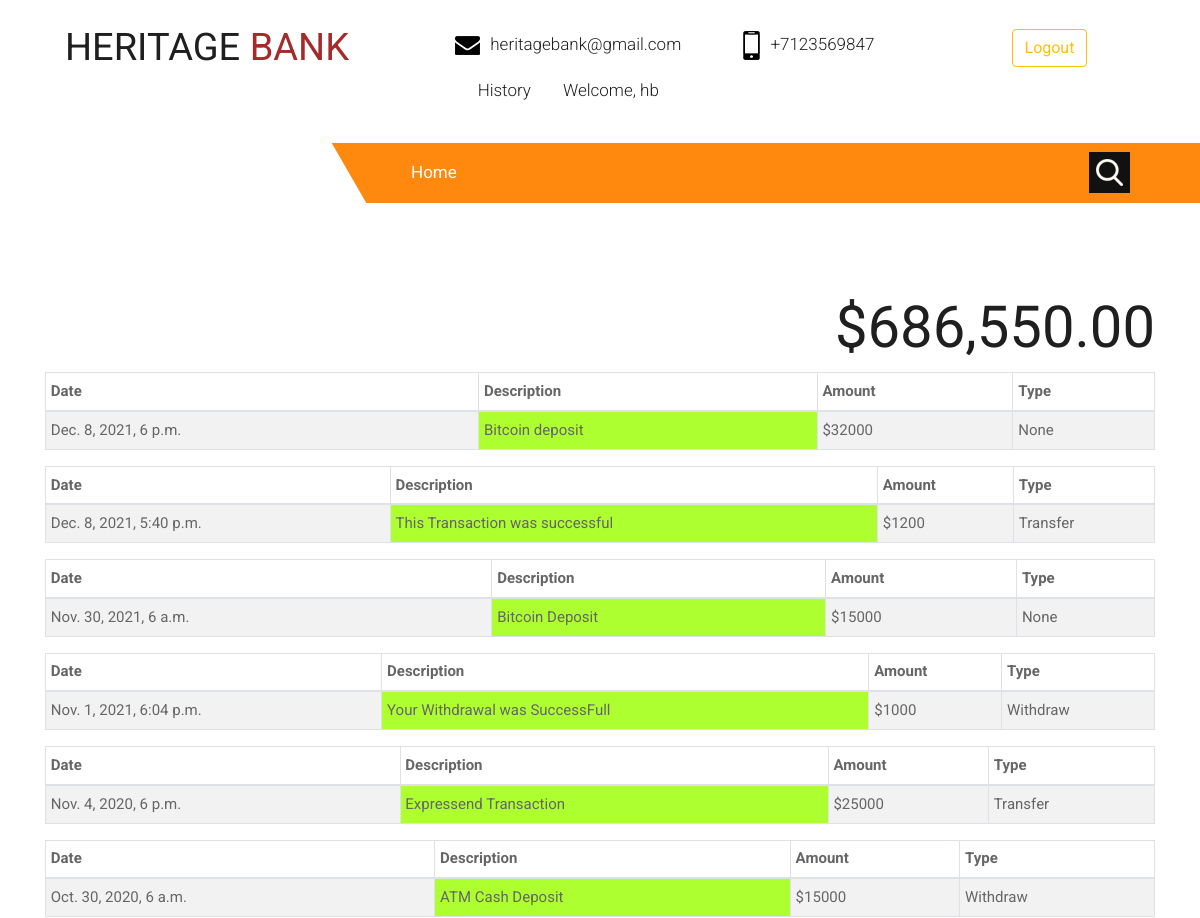
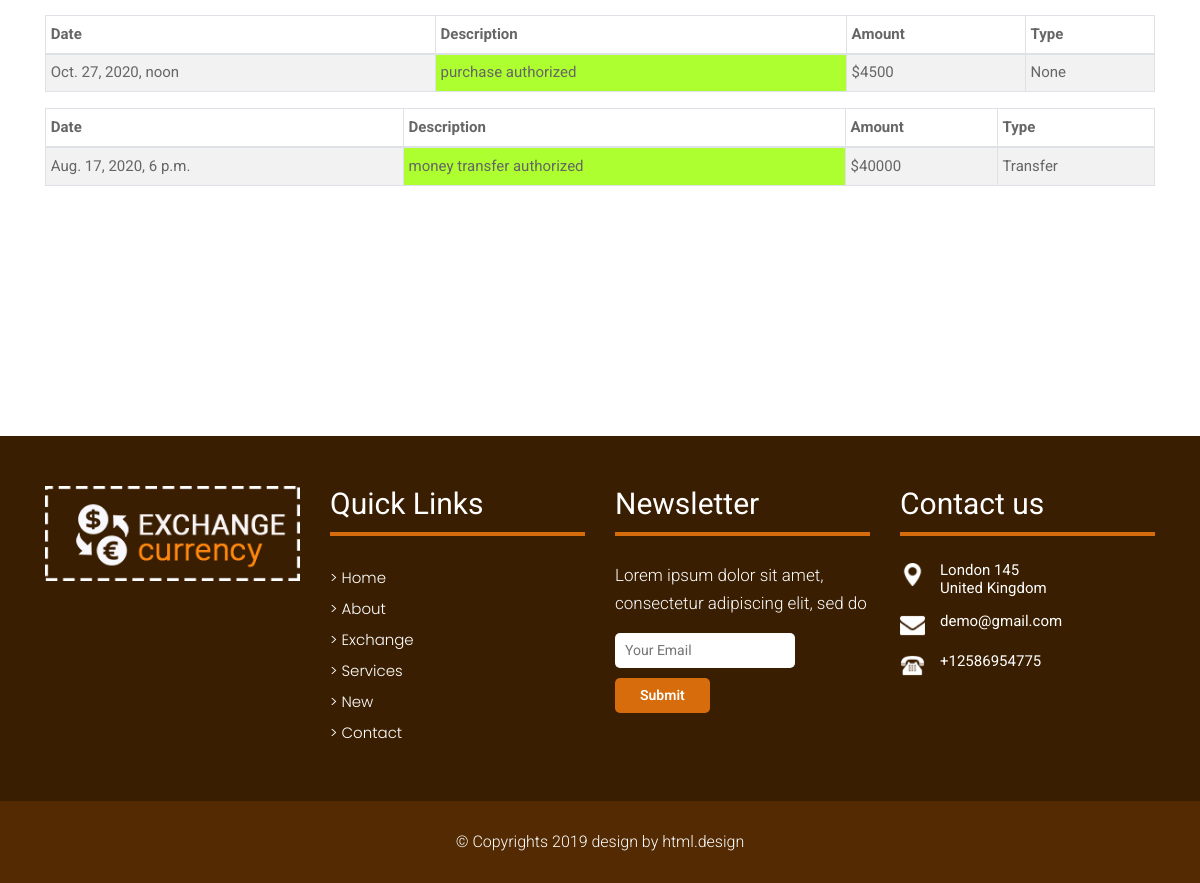
The page /history (signed in) on the database its author committed (2 pictures, top to bottom).
### main/models.py (models this page shows)
class Amount(models.Model):
    amount = models.CharField(max_length=30000)

class Statement(models.Model):
    CHOICES = (
        ('SU', 'SuccessFul'),
        ('US', 'Unsuccessful'),
    )
    TYPE = (
        ('Transfer', 'Transfer'),
        ('Withdraw', 'Withdraw'),
    )
    description = models.CharField(max_length=30000)
    amount = models.IntegerField()
    date_created = models.DateTimeField()
    successful = models.CharField(blank=True, null=True, max_length=300, choices = CHOICES)
    alert = models.CharField(blank=True, null=True, max_length=300, choices = TYPE)

### main/views.py (the view)
# urls.py: path("history", statement, name= "history"),
def statement(request):
    statement = Statement.objects.all()
    statements = sorted(statement, key=lambda instance: instance.date_created, reverse=True)
    amount = Amount.objects.all()
    context = {'statements': statements,
     'amount': amount}
    return render(request, 'statement.html', context)

### main/templates/statement.html (shortened to what this page needs)
{% load static %} {% load crispy_forms_tags %}
<!DOCTYPE html>
<html lang="en">
<head>
    <link rel="stylesheet" href="{% static 'css/bootstrap.min.css' %}" />
    <link rel="stylesheet" href="{% static 'css/pogo-slider.min.css' %}" />
    <link rel="stylesheet" href="{% static 'css/style.css' %}" />
    <link rel="stylesheet" href="{% static 'css/responsive.css' %}" />
    <link rel="stylesheet" href="{% static 'css/custom.css' %}" />
</head>
<body id="home" data-spy="scroll" data-target="#navbar-wd" data-offset="98">
    <header class="top-header">
        <div class="header_top">
            <div class="container">
                <div class="row">
                    <div class="logo_section">
                        <a style="font-size: 38px;" class="navbar-brand" href="index.html">
                            HERITAGE<span style="color:brown"> BANK</span> </a>
                    </div>
                    <div class="site_information">
                        <ul>
                            <li>
                                <a href="mailto:exchang@gmail.com"><img src="{% static 'images/mail_icon.png' %}" alt="#" />heritagebank@gmail.com</a>
                            </li>
                            <li>
                                <a href="tel:exchang@gmail.com"><img src="{% static 'images/phone_icon.png' %}" alt="#" />+7123569847</a>
                            </li>
                            {% if user.is_authenticated %}
                            <li class="nav-item">
                                <a class="btn btn-outline-warning" href="/logout">Logout</a>
                            </li>
                            <li class="nav-item">
                                <a class="nav-link" href="{% url 'history' %}">History</a>
                                <a class="nav-link" href="{% url 'index' %}">Welcome, {{user.username}}</a>
                            </li>
                            {% else %}
                            <li><a class="btn btn-outline-warning" href="{% url 'register' %}">Join us</a>
                                <a class="btn btn-outline-warning" style="margin-left: 10px;" href="{% url 'login' %}">Login</a></li>
                            {% endif %}
                        </ul>
                    </div>
                </div>
            </div>
        </div>
        <div class="header_bottom">
            <div class="container">
                <div class="col-sm-12">
                    <div class="menu_orange_section" style="background: #ff880e;">
                        <nav class="navbar header-nav navbar-expand-lg">
                            <div class="menu_section">
                                <div class="collapse navbar-collapse justify-content-end" id="navbar-wd">
                                    <ul class="navbar-nav">
                                        <li><a class="nav-link active" href="{% url 'index' %}">Home</a></li>
                                    </ul>
                                </div>
                            </div>
                        </nav>
                        <div class="search-box">
                            <a class="search-btn">
                                <img src="{% static 'images/search_icon.png' %}" alt="#" />
                            </a>
                        </div>
                    </div>
                </div>
            </div>
        </div>
    </header>
    <div class="container" style="margin-top: 150px; margin-bottom: 250px;">
        {% if user.is_authenticated %}
        <div style="float: right;">
            <h1 style="font-size: 58px; ">{% for a in amount %} ${{a.amount}} {% endfor %}</h1>
        </div>
        {% for statement in statements %}
        <table id="dtBasicExample" class="table table-striped table-bordered table-sm" cellspacing="0" width="100%">
            <thead>
                <tr>
                    <th class="th-sm">Date
                    </th>
                    <th class="th-sm">Description
                    </th>
                    <th class="th-sm">Amount
                    </th>
                    <th class="th-sm">Type
                    </th>
                </tr>
            </thead>
            <tbody>
                <tr>
                    <td>{{ statement.date_created }}</td>
                    <td style="background-color: greenyellow;">{{ statement.description }}</td>
                    <td>${{ statement.amount }}</td>
                    <td>{{ statement.alert }}</td>
                </tr>
            </tbody>
        </table>
        {% endfor %} {% endif %}
    </div>
    <footer class="footer-box">
        <div class="container">
            <div class="row">
                <div class="col-md-12 white_fonts">
                    <div class="row">
                        <div class="col-sm-6 col-md-6 col-lg-3">
                            <div class="full">
                                <img class="img-responsive" src="{% static 'images/footer_logo.png' %} " alt="#" />
                            </div>
                        </div>
                        <div class="col-sm-6 col-md-6 col-lg-3">
                            <div class="full">
                                <h3>Quick Links</h3>
                            </div>
                            <div class="full">
                                <ul class="menu_footer">
                                    <li><a href="home.html">> Home</a></li>
                                    <li><a href="about.html">> About</a></li>
                                    <li><a href="exchange.html">> Exchange</a></li>
                                    <li><a href="services.html">> Services</a></li>
                                    <li><a href="new.html">> New</a></li>
                                    <li><a href="contact.html">> Contact</a></li>
                                </ul>
                            </div>
                        </div>
                        <div class="col-sm-6 col-md-6 col-lg-3">
                            <div class="full">
                                <div class="footer_blog full white_fonts">
                                    <h3>Newsletter</h3>
                                    <p>Lorem ipsum dolor sit amet, consectetur adipiscing elit, sed do</p>
                                    <div class="newsletter_form">
                                        <form action="index.html">
                                            <input type="email" placeholder="Your Email" name="#" required="">
                                            <button>Submit</button>
                                        </form>
                                    </div>
                                </div>
                            </div>
                        </div>
                        <div class="col-sm-6 col-md-6 col-lg-3">
                            <div class="full">
                                <div class="footer_blog full white_fonts">
                                    <h3>Contact us</h3>
                                    <ul class="full">
                                        <li><img src="{% static 'images/i5.png' %}"><span>London 145<br>United Kingdom</span></li>
                                        <li><img src="{% static 'images/i6.png' %}"><span>demo@gmail.com</span></li>
                                        <li><img src="{% static 'images/i7.png' %}"><span>+12586954775</span></li>
                                    </ul>
                                </div>
                            </div>
                        </div>
                    </div>
                </div>
            </div>
        </div>
    </footer>
    <div class="footer_bottom">
        <div class="container">
            <div class="row">
                <div class="col-12">
                    <p class="crp">© Copyrights 2019 design by html.design</p>
                </div>
            </div>
        </div>
    </div>
</body>
</html>
</html>

### static/css/timeline.css (style rules this page uses)
* { box-sizing: border-box; }

### rows shown on the page
Amount: amount "686,550.00"
Statement: date_created "Dec. 8, 2021, 6 p.m.", description "Bitcoin deposit", amount "32000", alert "None"
Statement: date_created "Dec. 8, 2021, 5:40 p.m.", description "This Transaction was successful", amount "1200", alert "Transfer"
Statement: date_created "Nov. 30, 2021, 6 a.m.", description "Bitcoin Deposit", amount "15000", alert "None"
Statement: date_created "Nov. 1, 2021, 6:04 p.m.", description "Your Withdrawal was SuccessFull", amount "1000", alert "Withdraw"
Statement: date_created "Nov. 4, 2020, 6 p.m.", description "Expressend Transaction", amount "25000", alert "Transfer"
Statement: date_created "Oct. 30, 2020, 6 a.m.", description "ATM Cash Deposit", amount "15000", alert "Withdraw"
Statement: date_created "Oct. 27, 2020, noon", description "purchase authorized", amount "4500", alert "None"
Statement: date_created "Aug. 17, 2020, 6 p.m.", description "money transfer authorized", amount "40000", alert "Transfer"

### other values the page prints
{{ user.username }} "hb"
